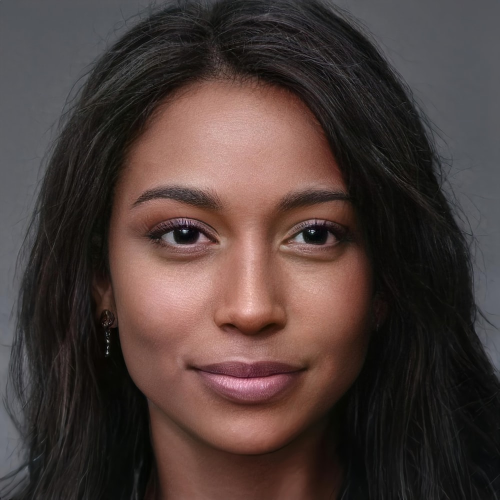
#> input picture f1.jpeg, 1000 x 1000 px (shown at 1/2 size)
$ python -i main.py   (imports and definitions only)
#> lines starting #> are read from the running program, lines starting #| are printed output that depends on the picture
import cv2
from PIL import Image
import matplotlib.pyplot as plt


def to_pixels(path):
    original = Image.open(path)
    print('original.size: ', original.size)

    small_image1 = original.resize((48, 48), Image.BOX)
    print('small size 1: ', small_image1.size)
    result_image1 = small_image1.resize(original.size, Image.NEAREST)

    plt.imshow(result_image1)
    plt.title(' 48x 48 ')
    plt.show()

    path = path.split('_')[1]
    result_image1.save('final_'+path)


def detect_face(path):
#> called with path = 'f1.jpeg'
    img = cv2.imread(path)
#> img is the input picture: shape (1000, 1000, 3); mean B, G, R 57.5, 60.9, 76.2
    detector = cv2.CascadeClassifier(cv2.data.haarcascades + 'haarcascade_frontalface_default.xml')
    gray = cv2.cvtColor(img, cv2.COLOR_BGR2GRAY)
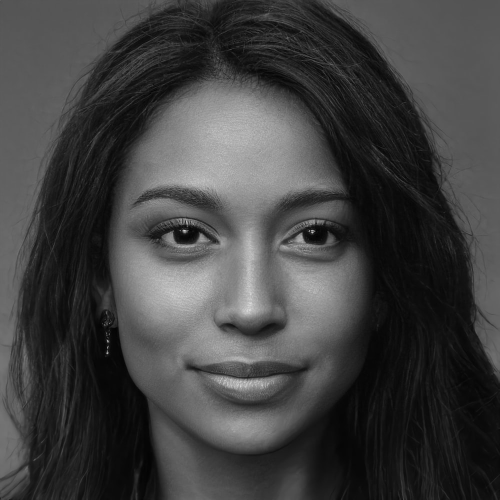
#> gray: shape (1000, 1000) (shown at 1/2 size); min 0, max 233, mean 65.1
    face = detector.detectMultiScale(gray, 1.3, 5)
#> face = [[170, 232, 632, 632]]
    try:
        for (x, y, w, h) in face:
            if len(list(filter(lambda t: t >= 50, face[0]))) == 4:
                roi_color = img[y-50:y + h + 50, x - 50:x + w+50]
            else:
                roi_color = img[y:y + h, x:x + w]
#> this loop made 1 pass
#> pass 1, in detect_face, `roi_color = img[y-50:y + h + 50, x - 50:x + w+50]`:
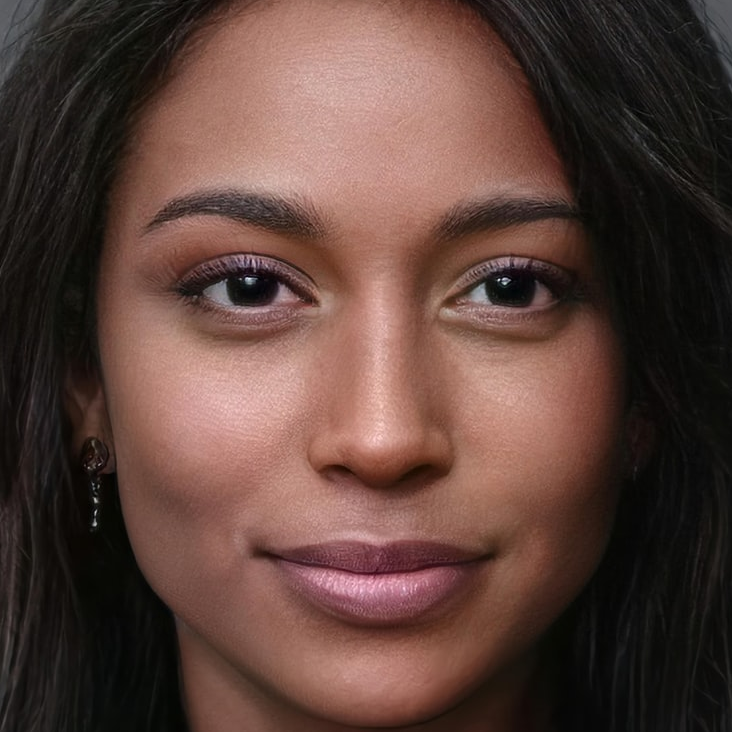
#> roi_color: shape (732, 732, 3); mean B, G, R 58.4, 65.7, 91.9
        resized = cv2.resize(roi_color, (128, 128))
        n_path = 'f_'+path
        cv2.imwrite('f_'+path, resized)
        return n_path
    except:
        print("no faces detected")
    return ""


# This program has 4 images of people.
# The User chose 1, and gets a face-only, pixelized picture.
# I'm using plt as showing the saved image.
# Prefixes:
#   f_*image.jpeg* : cropped image. has only the face.
#   final_*image.jpeg : pixelized face.
# [5 lines not run here, left out]

>>> result = detect_face('f1.jpeg')

$ run again, on f4.jpeg
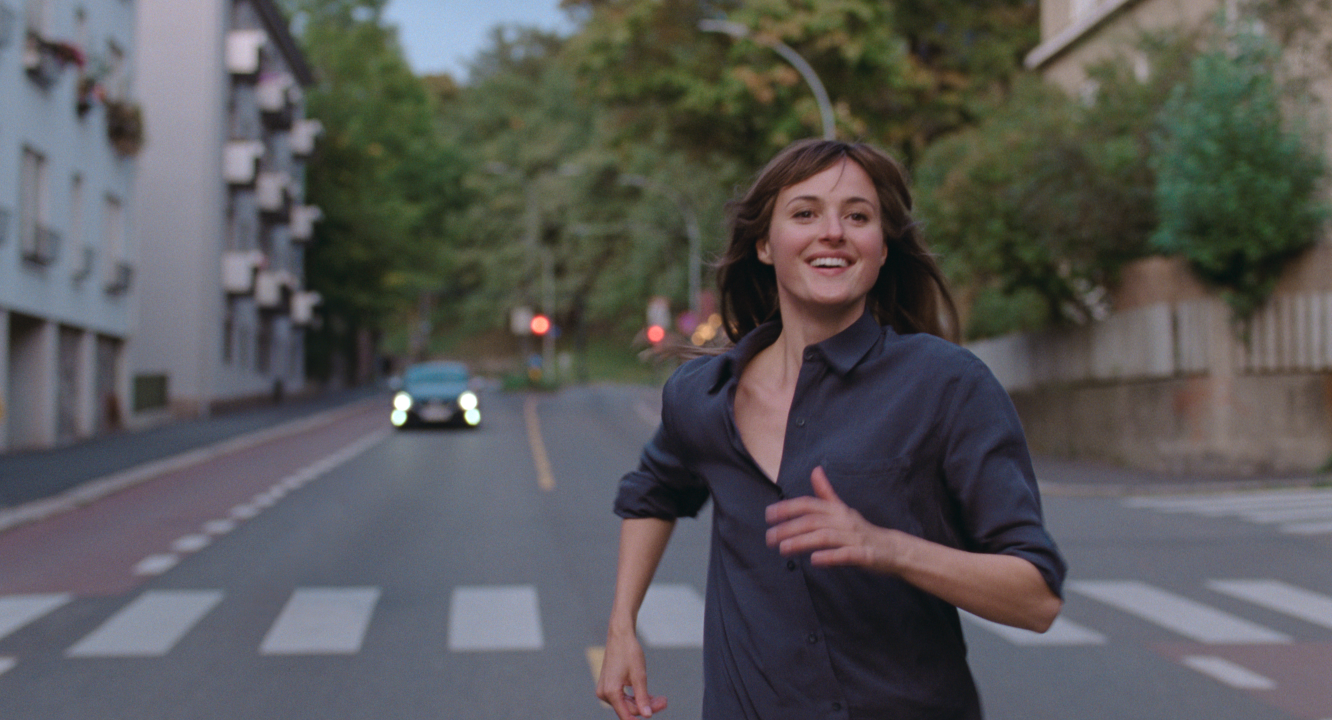
#> input picture f4.jpeg, 3996 x 2160 px (shown at 1/3 size)
#> in detect_face, img is the input picture: shape (2160, 3996, 3); mean B, G, R 88.2, 87.8, 88.5
#> in detect_face, `gray = cv2.cvtColor(img, cv2.COLOR_BGR2GRAY)`:
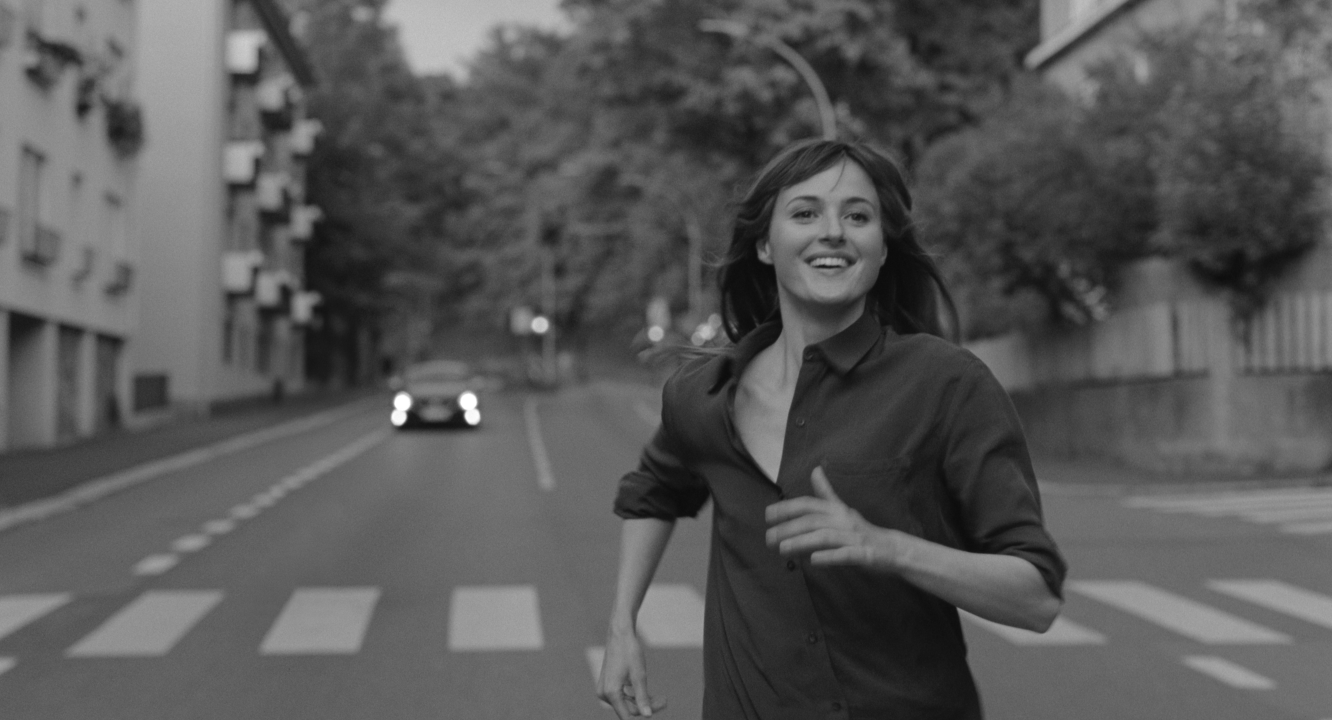
#> gray: shape (2160, 3996) (shown at 1/3 size); min 10, max 255, mean 88
#> face = [[2284, 477, 419, 419]]
#> the loop in detect_face, `for (x, y, w, h) in face:` made 1 pass
#> pass 1, in detect_face, `roi_color = img[y-50:y + h + 50, x - 50:x + w+50]`:
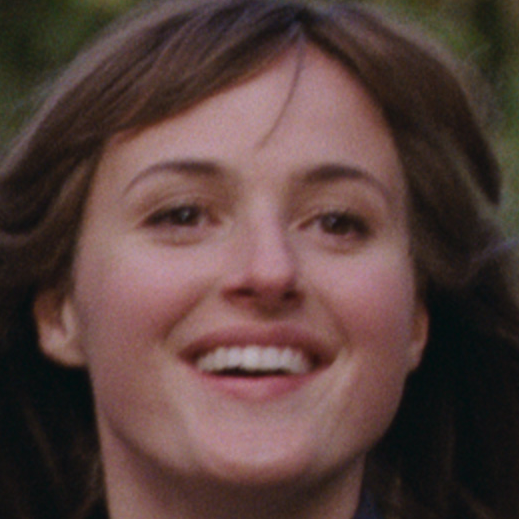
#> roi_color: shape (519, 519, 3); mean B, G, R 61.5, 65.2, 88.3
